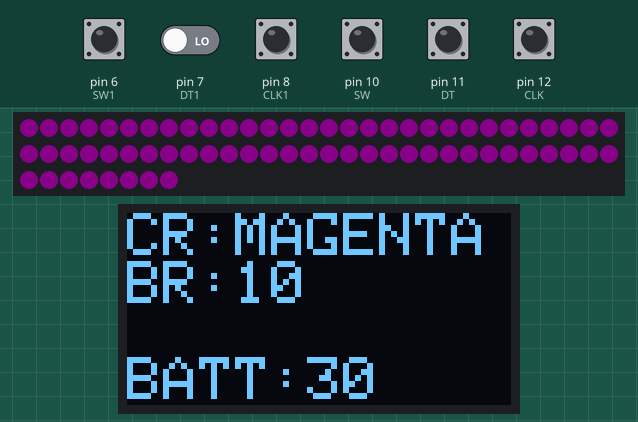
Recording of a sketch running on a simulated Arduino Mega 2560, built with avr-gcc and run on an emulated ATmega2560. On the bench: 68 RGB LEDs in strip order, left to right, continuing on the next row, 128×64 one-colour display. Inputs (shaded band) come from the test bench; at power-on: pin 6 (SW1), pin 8 (CLK1), pin 10 (SW), pin 11 (DT), pin 12 (CLK) HIGH, pin 7 (DT1) LOW. Dim RGB values are drawn brighter than linear.

Above: at 0.2 s.

The sketch:

pico.ino
```cpp
#include <Adafruit_NeoPixel.h>
#include <Wire.h>
#include <Adafruit_SSD1306.h>
#include <Adafruit_GFX.h>

#define OLED_WIDTH 128
#define OLED_HEIGHT 64
#define OLED_ADDR   0x3C
#define LED_PIN    2
#define LED_COUNT 68
#define CLK 12
#define  DT 11
#define SW 10
#define CLK1 8
#define  DT1 7
#define SW1 6

int currentStateCLK;
int lastStateCLK;
unsigned  long lastButtonPress = 0;
int currentStateCLK1;
int lastStateCLK1;
unsigned  long lastButtonPress1 = 0;
char colname[10];
int a=20;
int color=1;
int aprev=a;
int colorprev=color;
int b=30;
char colread[10]="MAGENTA";
int modelast;
int modecurr;
Adafruit_NeoPixel strip(LED_COUNT, LED_PIN, NEO_GRB + NEO_KHZ800);
uint32_t magenta = strip.Color(255, 0, 255);
uint32_t cyan = strip.Color(0, 255, 255);
uint32_t yellow = strip.Color(180, 255, 0);
uint32_t orange = strip.Color(255, 30, 0);
uint32_t white = strip.Color(150, 150, 150);
uint32_t silver_blue = strip.Color(100, 100, 200);
uint32_t neon_green = strip.Color(120, 255, 0);
uint32_t gold = strip.Color(255, 255, 0);
uint32_t sky = strip.Color(0, 140, 255);
uint32_t off = strip.Color(0,0,0);
Adafruit_SSD1306 display(OLED_WIDTH, OLED_HEIGHT);


void setup() {


  pinMode(CLK,INPUT);
  pinMode(DT,INPUT);
  pinMode(SW,  INPUT_PULLUP);
  pinMode(CLK1,INPUT);
  pinMode(DT1,INPUT);
  pinMode(SW1,  INPUT_PULLUP);
  Serial.begin();
  Serial1.begin();
  strip.begin();
  display.begin(SSD1306_SWITCHCAPVCC, OLED_ADDR);
  display.clearDisplay();
  display.setTextSize(2);
  display.setTextColor(WHITE);
  strcpy(colread, colname);
  checkcolor();
}

void loop()
{
  checkencoder();
  checkencoder1();


    if(color>10)
    {
      color=1;
    }

    if(color<1)
    {
      color=10;
    }

    if(a<10)
    {
      a=10;
    }

    if(a>100)
    {
      a=100;
    }

     if(colorprev != color)

      {
        checkcolor();
      }

     if(aprev != a)
     {
      displayssd();
      aprev=a;
     }
      strip.setBrightness(a);
      strip.show();

  }


void checkencoder()
{

  currentStateCLK = digitalRead(CLK); //CLK current value
  int btnState = digitalRead(SW);  // ButurrentStateCLK)
 if (currentStateCLK != lastStateCLK  && currentStateCLK == 1)

       {

        if(btnState == LOW){

    if (digitalRead(DT) != currentStateCLK)

     {
      color+=1;
      delay(2);

     }

    else

     {
        color-=1;
        delay(2);
    }

  }

  else
  {

    if (digitalRead(DT) != currentStateCLK)

     {
      a+=10;
      delay(2);

     }

    else

     {
        a-=10;
        delay(2);
    }


    }

       }

lastStateCLK  = currentStateCLK; // Last CLK Value
}


  void checkencoder1()
{

  currentStateCLK1 = digitalRead(CLK1); //CLK current value
   int btnState1 = digitalRead(SW1);  // Button Value

  if (currentStateCLK1 != lastStateCLK1  && currentStateCLK1 == 1)

       {

        if(btnState1 == LOW){

    if (digitalRead(DT1) != currentStateCLK1)

     {
      Serial1.write('3');
      delay(2);

     }

    else

     {
        Serial1.write('4');
        delay(2);
    }

  }

  else
  {

    if (digitalRead(DT1) != currentStateCLK1)

     {
      Serial1.write('1');
      delay(2);

     }

    else

     {
        Serial1.write('2');
        delay(2);
    }


    }

       }


  lastStateCLK1  = currentStateCLK1; // Last CLK Value


    if (btnState1 == LOW) { // Switch pushed


    if  (millis() - lastButtonPress1 > 50)
    {

       Serial1.write('5');
    }


    lastButtonPress1 = millis();
  }

  delay(1); // Push swithc delay


  }

  void displayssd()
  {
      display.clearDisplay();
      display.setCursor(0, 0);
      display.print("CR:");
      display.println(colname);
      display.print("BR:");
      display.println(a);
      display.println();
      display.print("BATT:");
      display.print(b);
      display.display();
      delay(2);
  }


  void checkcolor()
  {

   switch(color)

        {
          case 1:
                      strcpy(colname, "MAGENTA");
                      for(int i=0;i<LED_COUNT;i++)
                      {
                      strip.setPixelColor(i, magenta);
                      }
                      strip.show();
                      displayssd();
                      colorprev = color;
                      break;

          case 2:
                      strcpy(colname, "CYAN");
                      for(int i=0;i<LED_COUNT;i++)
                      {
                      strip.setPixelColor(i, cyan);
                      }
                      strip.show();
                      displayssd();
                      colorprev = color;
                      break;

          case 3:
                      strcpy(colname, "YELLOW");
                      for(int i=0;i<LED_COUNT;i++)
                      {
                      strip.setPixelColor(i, yellow);
                      }
                      strip.show();
                      displayssd();
                      colorprev = color;
                      break;

          case 4:
                      strcpy(colname, "ORANGE");
                      for(int i=0;i<LED_COUNT;i++)
                      {
                      strip.setPixelColor(i, orange);
                      }
                      strip.show();
                      displayssd();
                      colorprev = color;
                      break;

          case 5:
                      strcpy(colname, "WHITE");
                      for(int i=0;i<LED_COUNT;i++)
                      {
                      strip.setPixelColor(i, white);
                      }
                      strip.show();
                      displayssd();
                      colorprev = color;
                      break;

          case 6:
                      strcpy(colname, "SILBLUE");
                      for(int i=0;i<LED_COUNT;i++)
                      {
                      strip.setPixelColor(i, silver_blue);
                      }
                      strip.show();
                      displayssd();
                      colorprev = color;
                      break;

          case 7:
                      strcpy(colname, "N_GREEN");
                      for(int i=0;i<LED_COUNT;i++)
                      {
                      strip.setPixelColor(i, neon_green);
                      }
                      strip.show();
                      displayssd();
                      colorprev = color;
                      break;

          case 8:
                      strcpy(colname, "GOLD");
                      for(int i=0;i<LED_COUNT;i++)
                      {
                      strip.setPixelColor(i, gold);
                      }
                      strip.show();
                      displayssd();
                      colorprev = color;
                      break;

          case 9:
                      strcpy(colname, "SKY");
                      for(int i=0;i<LED_COUNT;i++)
                      {
                      strip.setPixelColor(i, sky);
                      }
                      strip.show();
                      displayssd();
                      colorprev = color;
                      break;

          case 10:
                      strcpy(colname, "OFF");
                      for(int i=0;i<LED_COUNT;i++)
                      {
                      strip.setPixelColor(i, off);
                      }
                      strip.show();
                      displayssd();
                      colorprev = color;
                      break;
        }


  }
```
